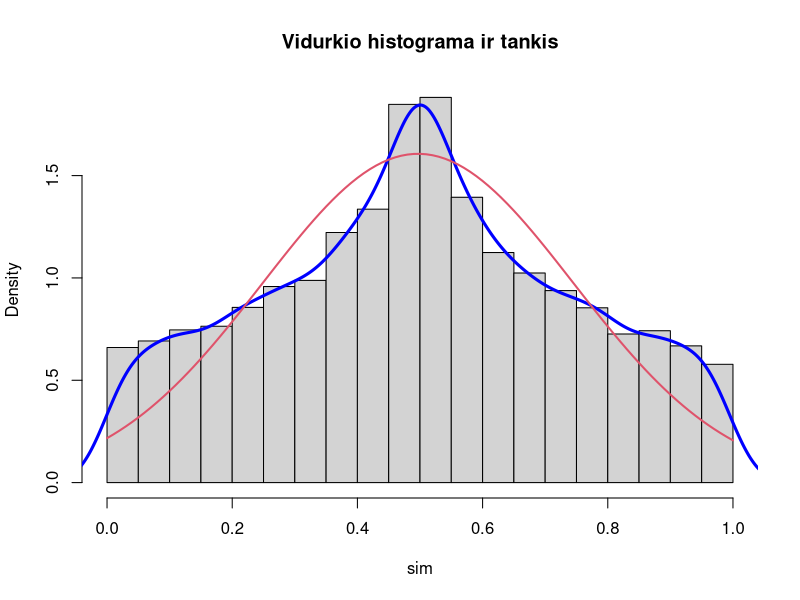
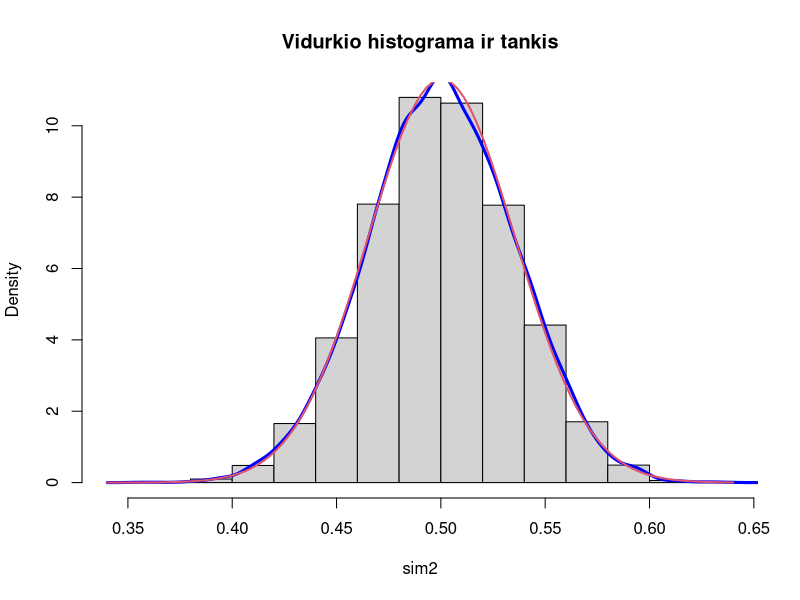

Source code (R) for these figures, in order:
## ---- chunk 1
# funkcija, generuojanti atsitiktinius dydžius, turinčius Beta skirstinį:
genbeta <- function(n)
   aa = replicate(10000, mean(rbeta(n, 0.5, 0.5)))

x = seq(-2, 2, by=0.01)

# palyginimui sugeneruojame, kai n=2:
sim = genbeta(2)
# išbrėžiame histogramą, tankio funkciją ir palyginame su teoriniu tankiu:
hist(sim, probability = TRUE, main = "Vidurkio histograma ir tankis")
lines(density(sim), lwd="3", col="blue")
curve(dnorm(x, mean=mean(sim), sd=sd(sim)), lwd=2, col=2, add=TRUE)

# dabar sugeneruojame, kai n=100:
sim2 = genbeta(100)
# išbrėžiame histogramą, tankio funkciją ir palyginame su teoriniu tankiu:
hist(sim2, probability = TRUE, main = "Vidurkio histograma ir tankis")
lines(density(sim2), lwd="3", col="blue")
curve(dnorm(x, mean=mean(sim2), sd=sd(sim2)), lwd=2, col=2, add=TRUE)
